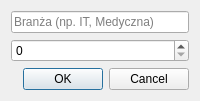
<?xml version="1.0" encoding="UTF-8"?>
<ui version="4.0">
 <class>CompanyInputDialog</class>
 <widget class="QDialog" name="CompanyInputDialog">
  <property name="windowTitle">
   <string>Dane firmy</string>
  </property>
  <layout class="QVBoxLayout" name="verticalLayout">
   <item>
    <widget class="QLineEdit" name="industryEdit">
     <property name="placeholderText">
      <string>Branża (np. IT, Medyczna)</string>
     </property>
    </widget>
   </item>
   <item>
    <widget class="QSpinBox" name="employeeSpin">
     <property name="maximum">
      <number>10000</number>
     </property>
    </widget>
   </item>
   <item>
    <widget class="QDialogButtonBox" name="buttonBox">
     <property name="standardButtons">
      <set>QDialogButtonBox::Cancel|QDialogButtonBox::Ok</set>
     </property>
    </widget>
   </item>
  </layout>
 </widget>
</ui>
